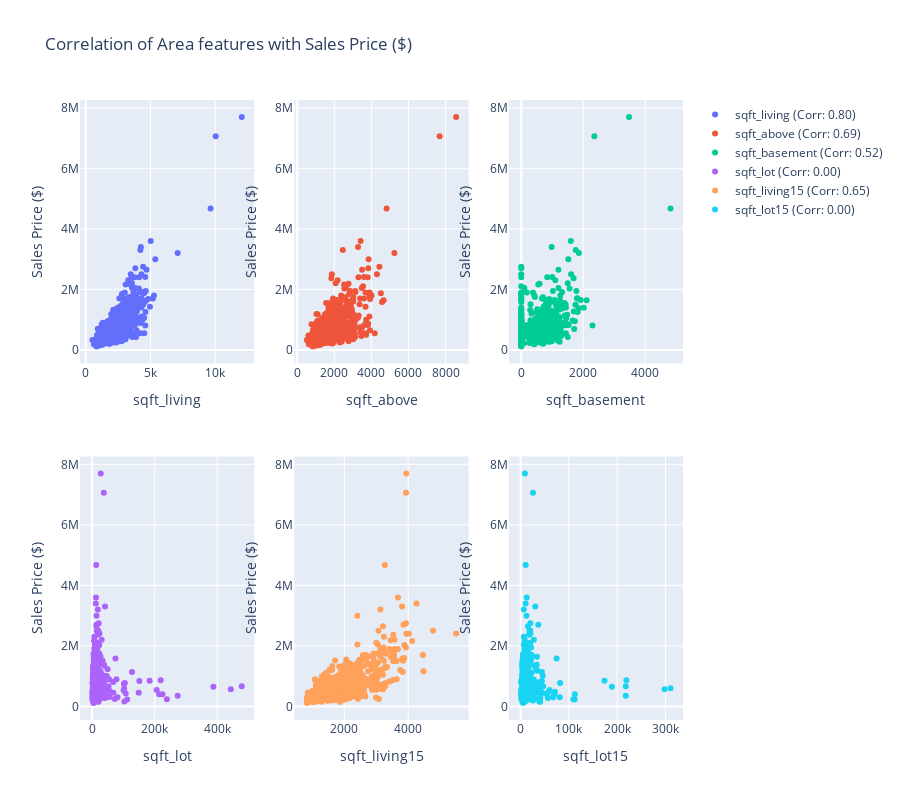

Source (notebook cell):
### Markdown cell above
As there are a lot of attributes around area which affect the sales price, I would like to visually explore the relationship between these and Sales Price.

### Code cell
#
fig = make_subplots(rows=2, cols=3)

features_to_examine = ['sqft_living','sqft_above','sqft_basement','sqft_lot', 'sqft_living15','sqft_lot15' ]

# Calculate correlation coefficients
correlation_coefficients = df[features_to_examine].corrwith(df['price'])

i=0
for row in range(1,3):
    for col in range(1,4):
        fig.add_trace(go.Scatter(y=df['price'],x=df[features_to_examine[i]],name=f'{features_to_examine[i]} (Corr: {correlation_coefficients[features_to_examine[i]]:.2f})',
                                mode='markers'),row=row,col=col)
        
        fig.update_yaxes(title_text="Sales Price ($)", row=row, col=col)
        fig.update_xaxes(title_text=features_to_examine[i], row=row, col=col)

        i+=1

fig.update_layout(height=800, showlegend=True,title_text="Correlation of Area features with Sales Price ($)")
fig.show()

### Figure 1 — Plotly figure (JSON) as saved in the notebook; plotly's stock layout.template omitted (floating-point values rounded to 4 significant figures; data arrays with more than 128 entries replaced by an {"elided": "..."} marker saying what was removed)
{"data": [{"mode": "markers", "name": "sqft_living (Corr: 0.80)", "type": "scatter", "x": {"elided": "723 int values"}, "xaxis": "x", "y": {"elided": "723 int values"}, "yaxis": "y"}, {"mode": "markers", "name": "sqft_above (Corr: 0.69)", "type": "scatter", "x": {"elided": "723 int values"}, "xaxis": "x2", "y": {"elided": "723 int values"}, "yaxis": "y2"}, {"mode": "markers", "name": "sqft_basement (Corr: 0.52)", "type": "scatter", "x": {"elided": "723 int values"}, "xaxis": "x3", "y": {"elided": "723 int values"}, "yaxis": "y3"}, {"mode": "markers", "name": "sqft_lot (Corr: 0.00)", "type": "scatter", "x": {"elided": "723 int values"}, "xaxis": "x4", "y": {"elided": "723 int values"}, "yaxis": "y4"}, {"mode": "markers", "name": "sqft_living15 (Corr: 0.65)", "type": "scatter", "x": {"elided": "723 int values"}, "xaxis": "x5", "y": {"elided": "723 int values"}, "yaxis": "y5"}, {"mode": "markers", "name": "sqft_lot15 (Corr: 0.00)", "type": "scatter", "x": {"elided": "723 int values"}, "xaxis": "x6", "y": {"elided": "723 int values"}, "yaxis": "y6"}], "layout": {"height": 800, "showlegend": true, "title": {"text": "Correlation of Area features with Sales Price ($)"}, "xaxis": {"anchor": "y", "domain": [0, 0.2889], "title": {"text": "sqft_living"}}, "xaxis2": {"anchor": "y2", "domain": [0.3556, 0.6444], "title": {"text": "sqft_above"}}, "xaxis3": {"anchor": "y3", "domain": [0.7111, 1], "title": {"text": "sqft_basement"}}, "xaxis4": {"anchor": "y4", "domain": [0, 0.2889], "title": {"text": "sqft_lot"}}, "xaxis5": {"anchor": "y5", "domain": [0.3556, 0.6444], "title": {"text": "sqft_living15"}}, "xaxis6": {"anchor": "y6", "domain": [0.7111, 1], "title": {"text": "sqft_lot15"}}, "yaxis": {"anchor": "x", "domain": [0.575, 1], "title": {"text": "Sales Price ($)"}}, "yaxis2": {"anchor": "x2", "domain": [0.575, 1], "title": {"text": "Sales Price ($)"}}, "yaxis3": {"anchor": "x3", "domain": [0.575, 1], "title": {"text": "Sales Price ($)"}}, "yaxis4": {"anchor": "x4", "domain": [0, 0.425], "title": {"text": "Sales Price ($)"}}, "yaxis5": {"anchor": "x5", "domain": [0, 0.425], "title": {"text": "Sales Price ($)"}}, "yaxis6": {"anchor": "x6", "domain": [0, 0.425], "title": {"text": "Sales Price ($)"}}}}
